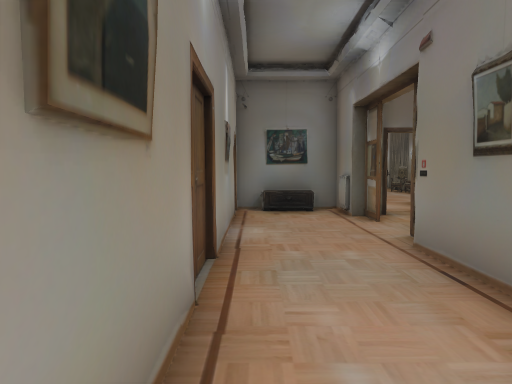
View 1 (above)

17 first-person views from a walk through a 3-D level made in the Unity game engine. The camera is 1.2 m above the floor, tilts 4° down and sees 75° across. The floor is counted in squares, 1 m on a side. Each view is taken from the middle of a square. On the plan, view 1 faces up. The plan holds only what a view shows up to about 14 squares ahead; the rest is blank. The player is left out. Door leaves are left out, so doorways stand open.

View 2
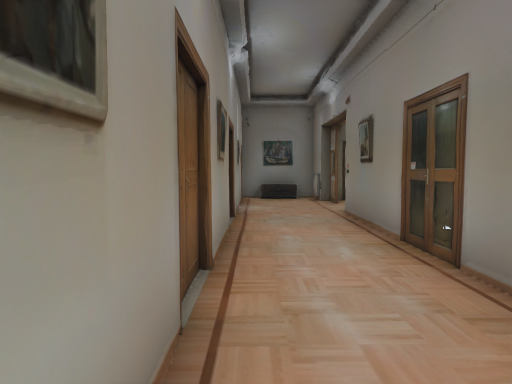

View 3
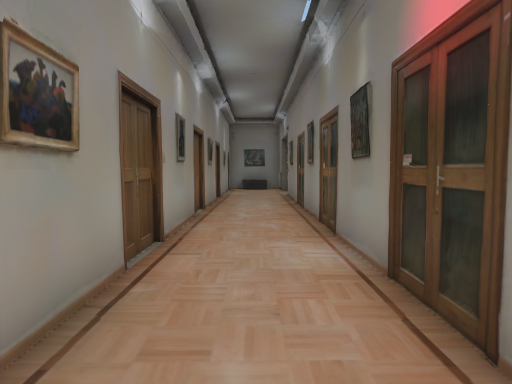

View 4
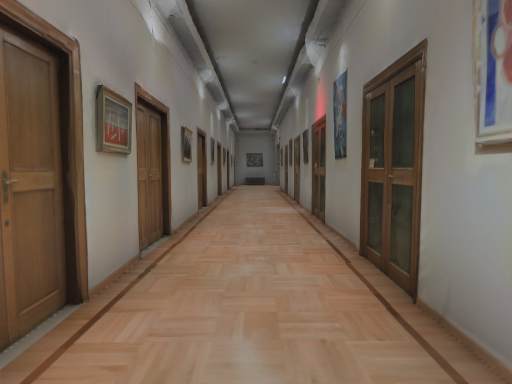

View 5
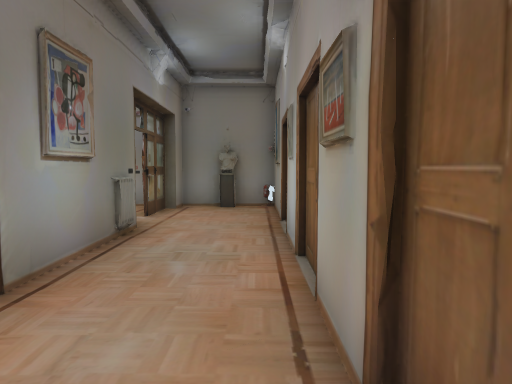

View 6
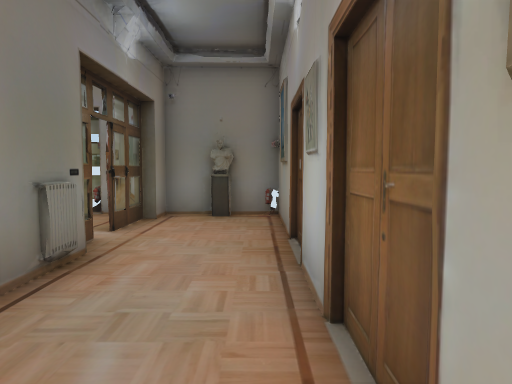

View 7
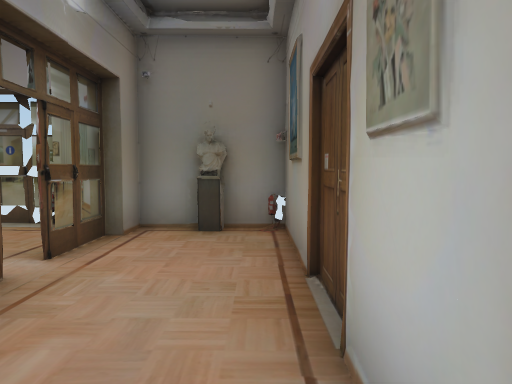

View 8
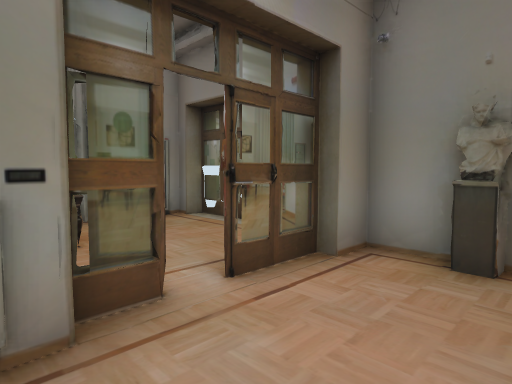

View 9
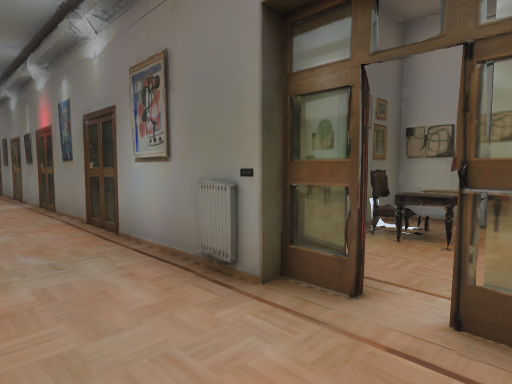

View 10
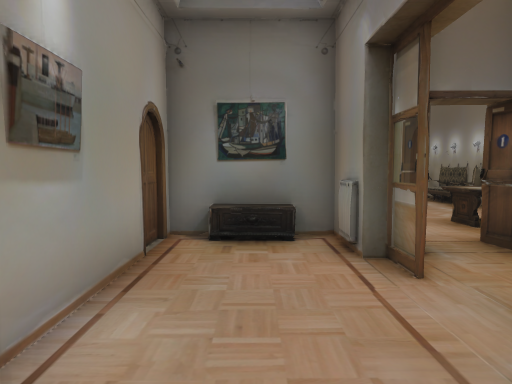

View 11
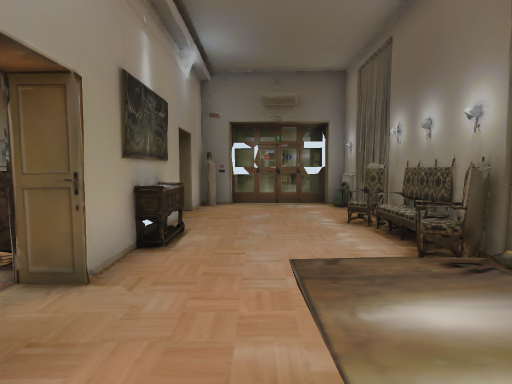

View 12
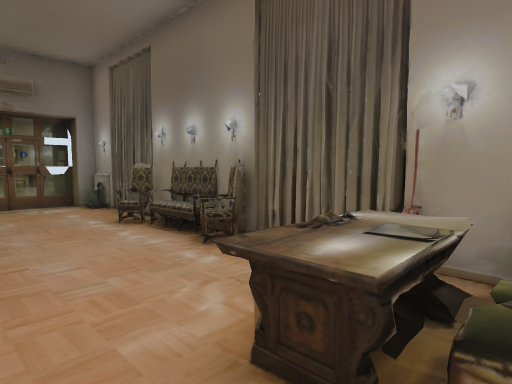

View 13
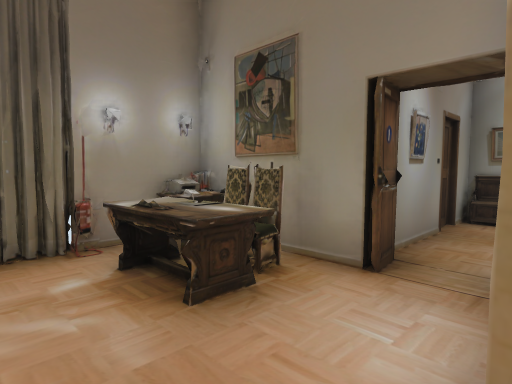

View 14
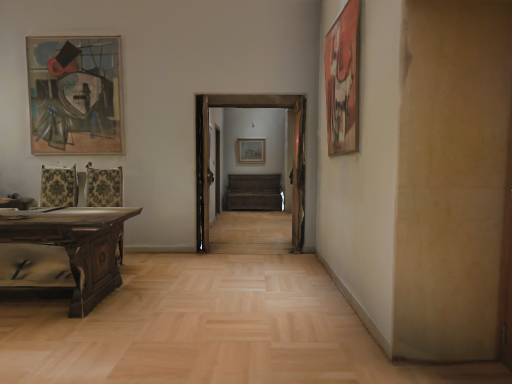

View 15
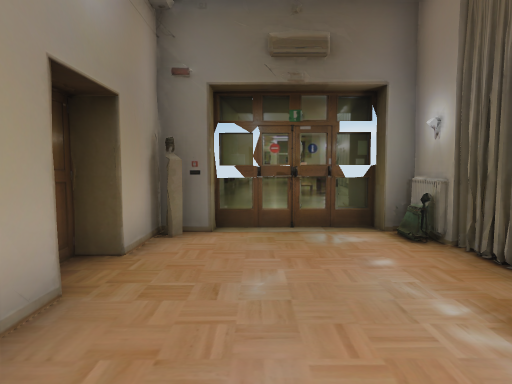

View 16
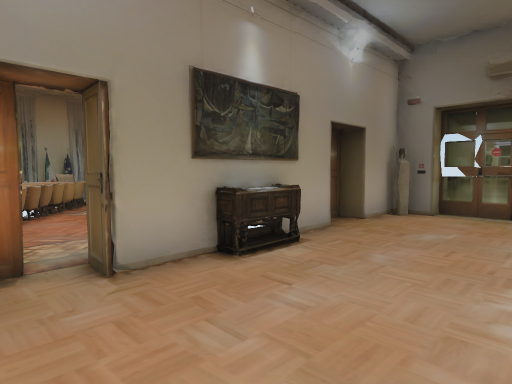

View 17
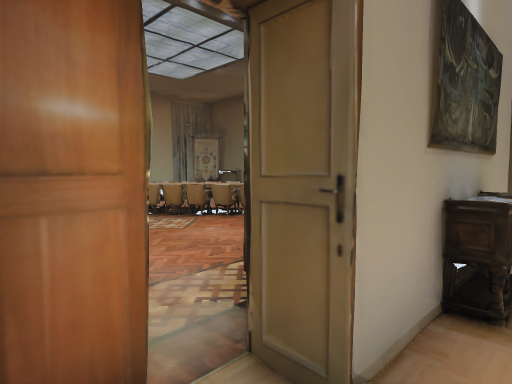

### Floor plan
Key: @ floor where view 1 was taken; # wall or solid block; x gap in a wall; . floor; D open door; = window, fence, low wall or low ledge; ^ raised ledge; O other object.
Columns run from 3 left of view 1 to 8 right of it. Each row starts with its distance up from view 1.
 22        ###=#
 21       ##...#
 20      ##....#
 19 ^    #.....#
 18 ^^   ##....#
 17 =..   #...=#
 16  ...  #....#
 15 =.... #....#
 14 ^=...##...=#
 13    ..x.....#
 12      ##....#
 11      ##.^^^#
 10   #####..O^#
  9   #..##.####
  8   #...#.#
  7   #.....#
  6   #.....#
  5   #...#.#
  4   #D..###
  3   #D..#
  2   #...#
  1   #...#
  0   #@..=
 -1   #...#
 -2   #...#
 -3   #...#
 -4   #...#
 -5   #...#
 -6   #...#
 -7   #...#
 -8   #...#
 -9   #...#
-10   #...#
-11   #...=
-12   #...#
-13   #...#
-14   #..##
-15   #..##  ###
-16   #...#.=^.#
-17   #...x.==.#
-18   #...#....#
-19   #...#....#
-20   ##########

Where each view was taken, in squares from view 1:
view 1: 0 up, 0 right, facing up
view 2: 4 down, 0 right, facing up
view 3: 10 down, 1 right, facing up
view 4: 15 down, 1 right, facing up
view 5: 9 down, 0 right, facing down
view 6: 11 down, 0 right, facing down
view 7: 13 down, 0 right, facing down
view 8: 15 down, 0 right, facing down-right
view 9: 18 down, 0 right, facing up-right
view 10: 4 up, 1 right, facing up
view 11: 10 up, 5 right, facing up
view 12: 10 up, 4 right, facing up-right
view 13: 13 up, 3 right, facing down-right
view 14: 14 up, 4 right, facing down
view 15: 15 up, 5 right, facing up
view 16: 12 up, 7 right, facing up-left
view 17: 12 up, 4 right, facing up-left
